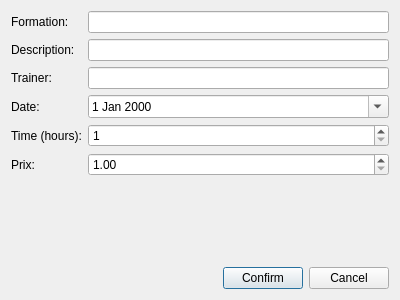
<?xml version="1.0" encoding="UTF-8"?>
<ui version="4.0">
 <class>UpdateTrainingDialog</class>
 <widget class="QDialog" name="UpdateTrainingDialog">
  <property name="geometry">
   <rect>
    <x>0</x>
    <y>0</y>
    <width>400</width>
    <height>300</height>
   </rect>
  </property>
  <property name="windowTitle">
   <string>Update Training</string>
  </property>
  <layout class="QVBoxLayout" name="verticalLayout">
   <item>
    <layout class="QFormLayout" name="formLayout">
     <item row="0" column="0">
      <widget class="QLabel" name="label_formation">
       <property name="text">
        <string>Formation:</string>
       </property>
      </widget>
     </item>
     <item row="0" column="1">
      <widget class="QLineEdit" name="formationLineEdit"/>
     </item>
     <item row="1" column="0">
      <widget class="QLabel" name="label_description">
       <property name="text">
        <string>Description:</string>
       </property>
      </widget>
     </item>
     <item row="1" column="1">
      <widget class="QLineEdit" name="descriptionLineEdit"/>
     </item>
     <item row="2" column="0">
      <widget class="QLabel" name="label_trainer">
       <property name="text">
        <string>Trainer:</string>
       </property>
      </widget>
     </item>
     <item row="2" column="1">
      <widget class="QLineEdit" name="trainerLineEdit"/>
     </item>
     <item row="3" column="0">
      <widget class="QLabel" name="label_date">
       <property name="text">
        <string>Date:</string>
       </property>
      </widget>
     </item>
     <item row="3" column="1">
      <widget class="QDateEdit" name="dateEdit">
       <property name="calendarPopup">
        <bool>true</bool>
       </property>
      </widget>
     </item>
     <item row="4" column="0">
      <widget class="QLabel" name="label_time">
       <property name="text">
        <string>Time (hours):</string>
       </property>
      </widget>
     </item>
     <item row="4" column="1">
      <widget class="QSpinBox" name="timeSpinBox">
       <property name="minimum">
        <number>1</number>
       </property>
       <property name="maximum">
        <number>30</number>
       </property>
      </widget>
     </item>
     <item row="5" column="0">
      <widget class="QLabel" name="label_prix">
       <property name="text">
        <string>Prix:</string>
       </property>
      </widget>
     </item>
     <item row="5" column="1">
      <widget class="QDoubleSpinBox" name="prixSpinBox">
       <property name="minimum">
        <double>1.000000000000000</double>
       </property>
       <property name="maximum">
        <double>1000.000000000000000</double>
       </property>
       <property name="decimals">
        <number>2</number>
       </property>
      </widget>
     </item>
    </layout>
   </item>
   <item>
    <layout class="QHBoxLayout" name="horizontalLayout">
     <item>
      <spacer name="horizontalSpacer">
       <property name="orientation">
        <enum>Qt::Orientation::Horizontal</enum>
       </property>
       <property name="sizeHint" stdset="0">
        <size>
         <width>40</width>
         <height>20</height>
        </size>
       </property>
      </spacer>
     </item>
     <item>
      <widget class="QPushButton" name="confirmButton">
       <property name="text">
        <string>Confirm</string>
       </property>
      </widget>
     </item>
     <item>
      <widget class="QPushButton" name="cancelButton">
       <property name="text">
        <string>Cancel</string>
       </property>
      </widget>
     </item>
    </layout>
   </item>
  </layout>
 </widget>
 <resources/>
 <connections/>
</ui>
